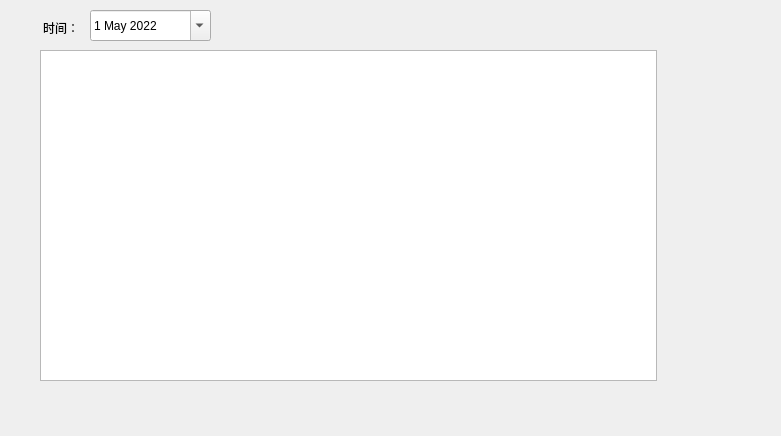
<?xml version="1.0" encoding="UTF-8"?>
<ui version="4.0">
 <class>department_window</class>
 <widget class="QDialog" name="department_window">
  <property name="geometry">
   <rect>
    <x>0</x>
    <y>0</y>
    <width>781</width>
    <height>436</height>
   </rect>
  </property>
  <property name="windowTitle">
   <string>部门平均工资</string>
  </property>
  <widget class="QTableView" name="departmenttable">
   <property name="geometry">
    <rect>
     <x>40</x>
     <y>50</y>
     <width>617</width>
     <height>331</height>
    </rect>
   </property>
   <property name="mouseTracking">
    <bool>false</bool>
   </property>
  </widget>
  <widget class="QDateEdit" name="dateEdit">
   <property name="geometry">
    <rect>
     <x>90</x>
     <y>10</y>
     <width>121</width>
     <height>31</height>
    </rect>
   </property>
   <property name="dateTime">
    <datetime>
     <hour>0</hour>
     <minute>0</minute>
     <second>0</second>
     <year>2022</year>
     <month>5</month>
     <day>1</day>
    </datetime>
   </property>
   <property name="calendarPopup">
    <bool>true</bool>
   </property>
  </widget>
  <widget class="QLabel" name="label">
   <property name="geometry">
    <rect>
     <x>43</x>
     <y>12</y>
     <width>71</width>
     <height>31</height>
    </rect>
   </property>
   <property name="text">
    <string>时间：</string>
   </property>
  </widget>
 </widget>
 <resources/>
 <connections/>
</ui>
